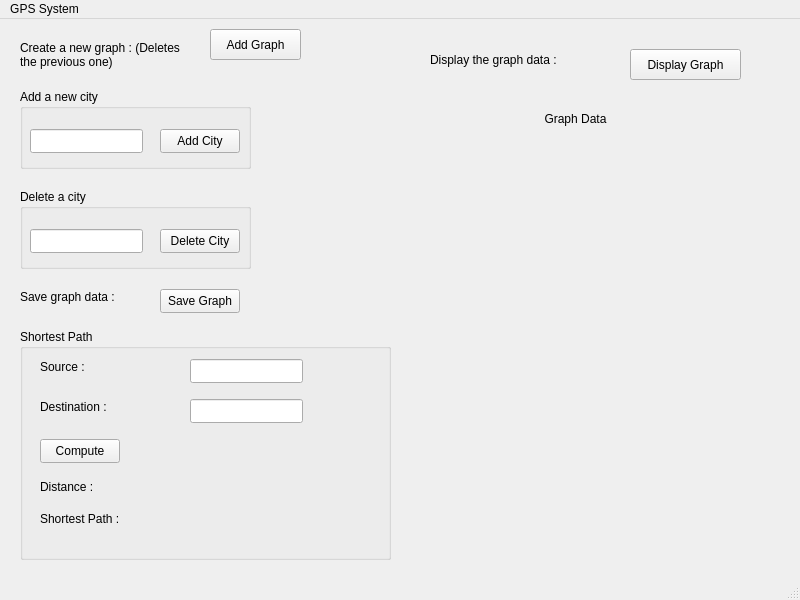
<?xml version="1.0" encoding="UTF-8"?>
<ui version="4.0">
 <class>GPS_System</class>
 <widget class="QMainWindow" name="GPS_System">
  <property name="geometry">
   <rect>
    <x>0</x>
    <y>0</y>
    <width>800</width>
    <height>600</height>
   </rect>
  </property>
  <property name="windowTitle">
   <string>GPS_System</string>
  </property>
  <widget class="QWidget" name="centralwidget">
   <widget class="QPushButton" name="AddGraphB">
    <property name="geometry">
     <rect>
      <x>210</x>
      <y>10</y>
      <width>91</width>
      <height>31</height>
     </rect>
    </property>
    <property name="text">
     <string>Add Graph</string>
    </property>
   </widget>
   <widget class="QPushButton" name="DisplayGraphB">
    <property name="geometry">
     <rect>
      <x>630</x>
      <y>30</y>
      <width>111</width>
      <height>31</height>
     </rect>
    </property>
    <property name="text">
     <string>Display Graph</string>
    </property>
   </widget>
   <widget class="QGroupBox" name="Add">
    <property name="geometry">
     <rect>
      <x>20</x>
      <y>70</y>
      <width>231</width>
      <height>80</height>
     </rect>
    </property>
    <property name="title">
     <string>Add a new city</string>
    </property>
    <widget class="QPushButton" name="AdsCityB">
     <property name="geometry">
      <rect>
       <x>140</x>
       <y>40</y>
       <width>80</width>
       <height>24</height>
      </rect>
     </property>
     <property name="text">
      <string>Add City</string>
     </property>
    </widget>
    <widget class="QLineEdit" name="newCityL">
     <property name="geometry">
      <rect>
       <x>10</x>
       <y>40</y>
       <width>113</width>
       <height>24</height>
      </rect>
     </property>
    </widget>
   </widget>
   <widget class="QGroupBox" name="Delete">
    <property name="geometry">
     <rect>
      <x>20</x>
      <y>170</y>
      <width>231</width>
      <height>80</height>
     </rect>
    </property>
    <property name="title">
     <string>Delete a city</string>
    </property>
    <widget class="QPushButton" name="DeleteCityB">
     <property name="geometry">
      <rect>
       <x>140</x>
       <y>40</y>
       <width>80</width>
       <height>24</height>
      </rect>
     </property>
     <property name="text">
      <string>Delete City</string>
     </property>
    </widget>
    <widget class="QLineEdit" name="CityToDel">
     <property name="geometry">
      <rect>
       <x>10</x>
       <y>40</y>
       <width>113</width>
       <height>24</height>
      </rect>
     </property>
    </widget>
   </widget>
   <widget class="QLabel" name="label">
    <property name="geometry">
     <rect>
      <x>20</x>
      <y>10</y>
      <width>171</width>
      <height>51</height>
     </rect>
    </property>
    <property name="text">
     <string>Create a new graph : (Deletes the previous one)</string>
    </property>
    <property name="wordWrap">
     <bool>true</bool>
    </property>
   </widget>
   <widget class="QLabel" name="GraphData">
    <property name="geometry">
     <rect>
      <x>430</x>
      <y>130</y>
      <width>301</width>
      <height>401</height>
     </rect>
    </property>
    <property name="text">
     <string/>
    </property>
    <property name="alignment">
     <set>Qt::AlignHCenter|Qt::AlignTop</set>
    </property>
   </widget>
   <widget class="QLabel" name="label_3">
    <property name="geometry">
     <rect>
      <x>430</x>
      <y>20</y>
      <width>161</width>
      <height>41</height>
     </rect>
    </property>
    <property name="text">
     <string>Display the graph data :</string>
    </property>
   </widget>
   <widget class="QLabel" name="label_2">
    <property name="geometry">
     <rect>
      <x>20</x>
      <y>270</y>
      <width>101</width>
      <height>16</height>
     </rect>
    </property>
    <property name="text">
     <string>Save graph data :</string>
    </property>
   </widget>
   <widget class="QPushButton" name="SaveB">
    <property name="geometry">
     <rect>
      <x>160</x>
      <y>270</y>
      <width>80</width>
      <height>24</height>
     </rect>
    </property>
    <property name="text">
     <string>Save Graph</string>
    </property>
   </widget>
   <widget class="QGroupBox" name="AddingSource">
    <property name="geometry">
     <rect>
      <x>20</x>
      <y>310</y>
      <width>371</width>
      <height>231</height>
     </rect>
    </property>
    <property name="title">
     <string>Shortest Path</string>
    </property>
    <widget class="QPushButton" name="computeB">
     <property name="geometry">
      <rect>
       <x>20</x>
       <y>110</y>
       <width>80</width>
       <height>24</height>
      </rect>
     </property>
     <property name="text">
      <string>Compute</string>
     </property>
    </widget>
    <widget class="QLineEdit" name="Source">
     <property name="geometry">
      <rect>
       <x>170</x>
       <y>30</y>
       <width>113</width>
       <height>24</height>
      </rect>
     </property>
    </widget>
    <widget class="QLineEdit" name="Destination">
     <property name="geometry">
      <rect>
       <x>170</x>
       <y>70</y>
       <width>113</width>
       <height>24</height>
      </rect>
     </property>
    </widget>
    <widget class="QLabel" name="label_4">
     <property name="geometry">
      <rect>
       <x>20</x>
       <y>30</y>
       <width>71</width>
       <height>16</height>
      </rect>
     </property>
     <property name="text">
      <string>Source :</string>
     </property>
    </widget>
    <widget class="QLabel" name="label_5">
     <property name="geometry">
      <rect>
       <x>20</x>
       <y>70</y>
       <width>91</width>
       <height>16</height>
      </rect>
     </property>
     <property name="text">
      <string>Destination :</string>
     </property>
    </widget>
    <widget class="QLabel" name="ShortestPathLabel">
     <property name="geometry">
      <rect>
       <x>20</x>
       <y>180</y>
       <width>111</width>
       <height>20</height>
      </rect>
     </property>
     <property name="text">
      <string>Shortest Path :</string>
     </property>
    </widget>
    <widget class="QLabel" name="label_7">
     <property name="geometry">
      <rect>
       <x>20</x>
       <y>150</y>
       <width>61</width>
       <height>16</height>
      </rect>
     </property>
     <property name="text">
      <string>Distance :</string>
     </property>
    </widget>
    <widget class="QLabel" name="Distance">
     <property name="geometry">
      <rect>
       <x>110</x>
       <y>150</y>
       <width>151</width>
       <height>16</height>
      </rect>
     </property>
     <property name="text">
      <string/>
     </property>
    </widget>
    <widget class="QLabel" name="ShortestPath">
     <property name="geometry">
      <rect>
       <x>110</x>
       <y>180</y>
       <width>251</width>
       <height>41</height>
      </rect>
     </property>
     <property name="text">
      <string/>
     </property>
     <property name="alignment">
      <set>Qt::AlignLeading|Qt::AlignLeft|Qt::AlignTop</set>
     </property>
     <property name="wordWrap">
      <bool>true</bool>
     </property>
    </widget>
   </widget>
   <widget class="QLabel" name="ShortestPathLabel_2">
    <property name="geometry">
     <rect>
      <x>520</x>
      <y>90</y>
      <width>111</width>
      <height>20</height>
     </rect>
    </property>
    <property name="text">
     <string>Graph Data</string>
    </property>
    <property name="alignment">
     <set>Qt::AlignCenter</set>
    </property>
   </widget>
  </widget>
  <widget class="QMenuBar" name="menubar">
   <property name="geometry">
    <rect>
     <x>0</x>
     <y>0</y>
     <width>800</width>
     <height>21</height>
    </rect>
   </property>
   <widget class="QMenu" name="menuGPS_System">
    <property name="title">
     <string>GPS System</string>
    </property>
   </widget>
   <addaction name="menuGPS_System"/>
  </widget>
  <widget class="QStatusBar" name="statusbar"/>
 </widget>
 <resources/>
 <connections/>
</ui>
